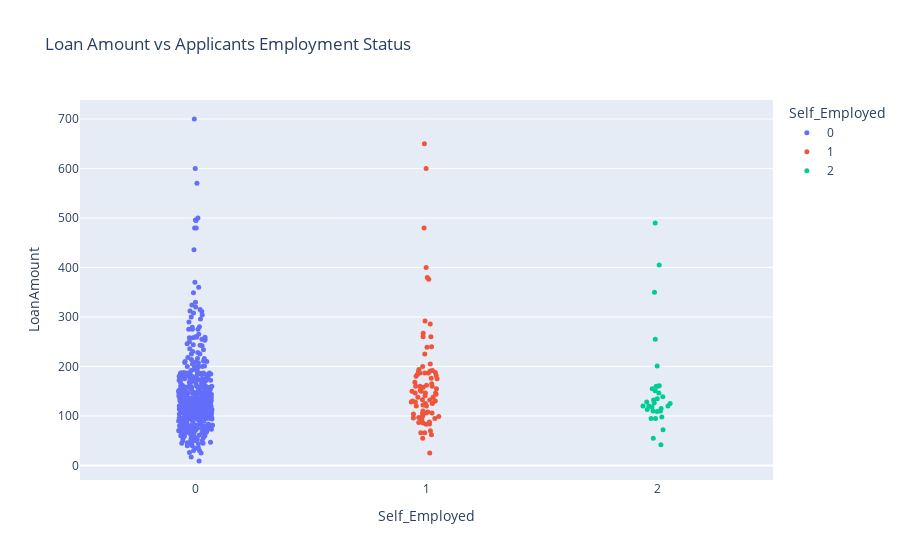

Notebook code for this chart:
### Code cell
fig = px.strip(loan_data, x='Self_Employed', y='LoanAmount', color='Self_Employed', title='Loan Amount vs Applicants Employment Status')
fig.update_traces(marker_size=5)
fig.show()

### Figure 1 — Plotly figure (JSON) as saved in the notebook; plotly's stock layout.template omitted (floating-point values rounded to 4 significant figures; data arrays with more than 128 entries replaced by an {"elided": "..."} marker saying what was removed)
{"data": [{"alignmentgroup": "True", "boxpoints": "all", "fillcolor": "rgba(255,255,255,0)", "hoveron": "points", "hovertemplate": "Self_Employed=%{x}<br>LoanAmount=%{y}<extra></extra>", "legendgroup": "0", "line": {"color": "rgba(255,255,255,0)"}, "marker": {"color": "#636efa", "size": 5}, "name": "0", "offsetgroup": "0", "orientation": "v", "pointpos": 0, "showlegend": true, "type": "box", "x": {"elided": "500 int values"}, "x0": " ", "xaxis": "x", "y": {"elided": "500 float values"}, "y0": " ", "yaxis": "y"}, {"alignmentgroup": "True", "boxpoints": "all", "fillcolor": "rgba(255,255,255,0)", "hoveron": "points", "hovertemplate": "Self_Employed=%{x}<br>LoanAmount=%{y}<extra></extra>", "legendgroup": "1", "line": {"color": "rgba(255,255,255,0)"}, "marker": {"color": "#EF553B", "size": 5}, "name": "1", "offsetgroup": "1", "orientation": "v", "pointpos": 0, "showlegend": true, "type": "box", "x": [1, 1, 1, 1, 1, 1, 1, 1, 1, 1, 1, 1, 1, 1, 1, 1, 1, 1, 1, 1, 1, 1, 1, 1, 1, 1, 1, 1, 1, 1, 1, 1, 1, 1, 1, 1, 1, 1, 1, 1, 1, 1, 1, 1, 1, 1, 1, 1, 1, 1, 1, 1, 1, 1, 1, 1, 1, 1, 1, 1, 1, 1, 1, 1, 1, 1, 1, 1, 1, 1, 1, 1, 1, 1, 1, 1, 1, 1, 1, 1, 1, 1], "x0": " ", "xaxis": "x", "y": [66, 267, 191, 106, 96, 286, 165, 125, 97, 187, 110, 130, 146.4, 146.4, 160, 650, 25, 88, 175, 152, 87, 120, 66, 168, 83, 240, 130, 138, 200, 122, 108, 120, 104, 192, 128, 158, 99, 144, 155, 376, 184, 182, 70, 176, 105, 141, 55, 380, 128, 194, 62, 239, 150, 187, 138, 130, 190, 84, 160, 162, 93, 150, 86, 160, 225, 95, 188, 100, 480, 400, 125, 146.4, 260, 600, 132, 106, 205, 292, 260, 187, 180, 133], "y0": " ", "yaxis": "y"}, {"alignmentgroup": "True", "boxpoints": "all", "fillcolor": "rgba(255,255,255,0)", "hoveron": "points", "hovertemplate": "Self_Employed=%{x}<br>LoanAmount=%{y}<extra></extra>", "legendgroup": "2", "line": {"color": "rgba(255,255,255,0)"}, "marker": {"color": "#00cc96", "size": 5}, "name": "2", "offsetgroup": "2", "orientation": "v", "pointpos": 0, "showlegend": true, "type": "box", "x": [2, 2, 2, 2, 2, 2, 2, 2, 2, 2, 2, 2, 2, 2, 2, 2, 2, 2, 2, 2, 2, 2, 2, 2, 2, 2, 2, 2, 2, 2, 2, 2], "x0": " ", "xaxis": "x", "y": [109, 115, 151, 120, 201, 146.4, 120, 139, 118, 120, 95, 72, 42, 255, 135, 110, 490, 160, 125, 110, 128, 113, 160, 405, 55, 132, 98, 126, 95, 161, 350, 155], "y0": " ", "yaxis": "y"}], "layout": {"boxmode": "overlay", "legend": {"title": {"text": "Self_Employed"}, "tracegroupgap": 0}, "title": {"text": "Loan Amount vs Applicants Employment Status"}, "xaxis": {"anchor": "y", "categoryarray": [0, 1, 2], "categoryorder": "array", "domain": [0, 1], "title": {"text": "Self_Employed"}}, "yaxis": {"anchor": "x", "domain": [0, 1], "title": {"text": "LoanAmount"}}}}
